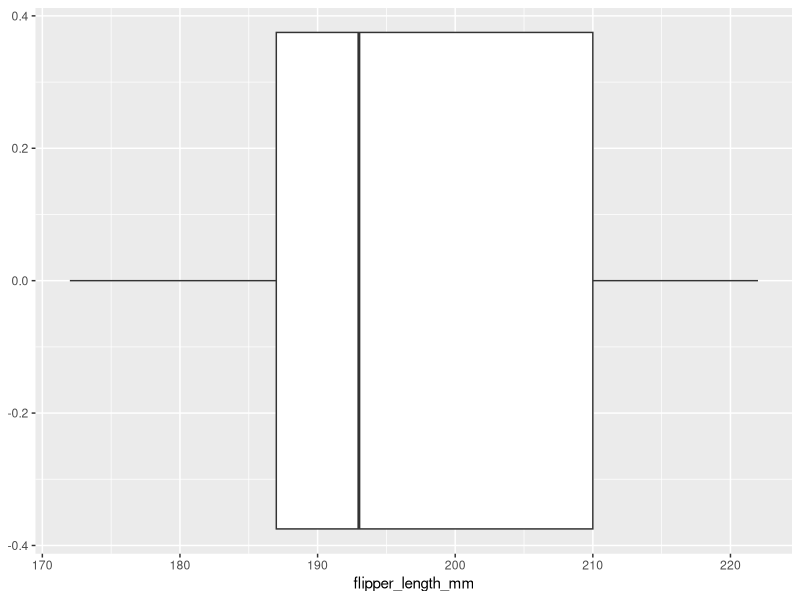
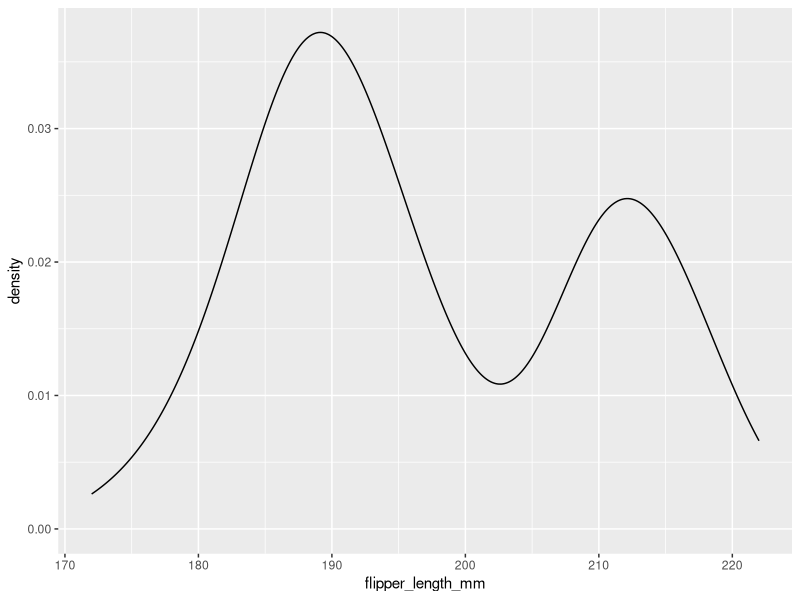
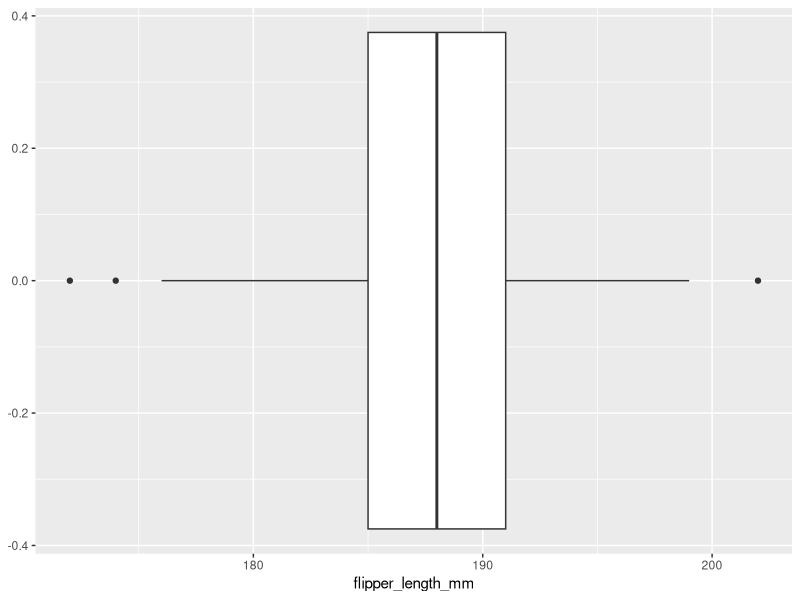
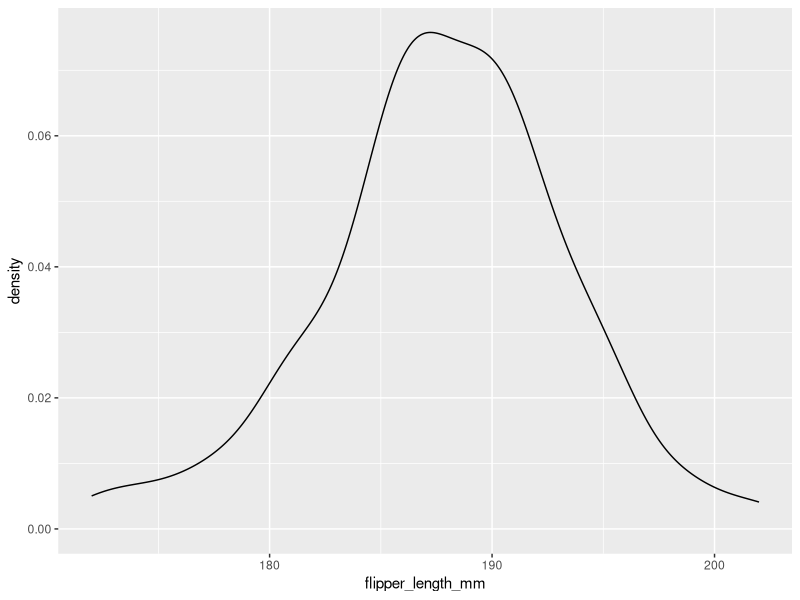
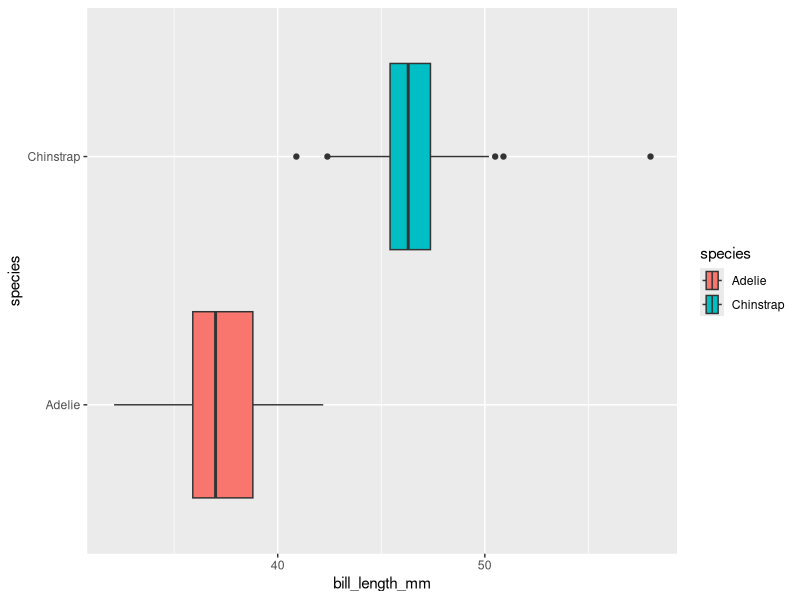
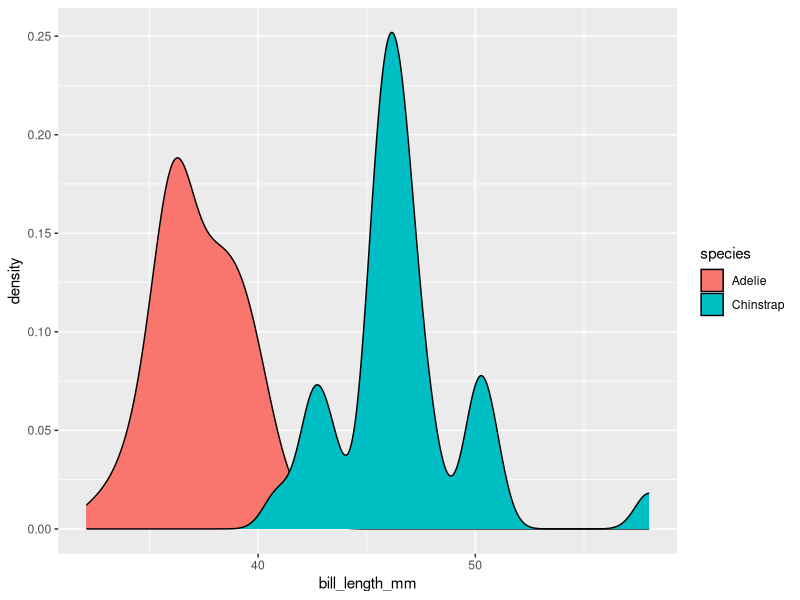
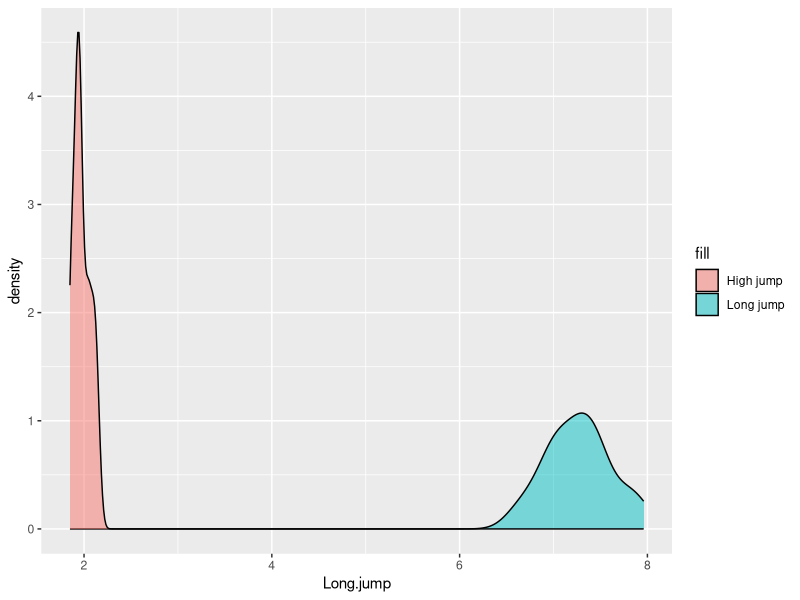
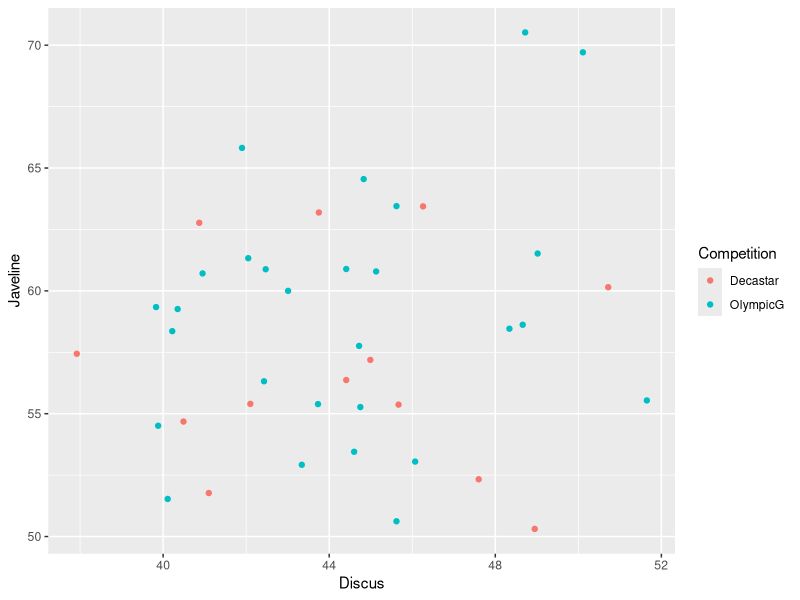

Source code (R) for these figures, in order:
## ---- chunk 1
knitr::opts_chunk$set(echo = TRUE)
library(tidyverse)
library(data.table)
## ---- chunk 2
library(palmerpenguins)
data("penguins", package = "palmerpenguins")
penguins <- drop_na(penguins)
dim(penguins)
## ---- chunk 3
table(penguins$sex)
## ---- chunk 4
head(penguins)
## ---- chunk 5
penguins.f<-penguins %>% filter(sex=="female")
#print(penguins.f)
mean(penguins.f$flipper_length_mm)
## ---- chunk 6
t.test(penguins.f$flipper_length_mm,alternative = c("two.sided"),
mu = 198,conf.level = 0.95)
## ---- chunk 7
ggplot(penguins.f,aes(flipper_length_mm))+geom_boxplot()
## ---- chunk 8
ggplot(penguins.f,aes(flipper_length_mm))+geom_density()
## ---- chunk 9

library(palmerpenguins)
data("penguins", package = "palmerpenguins")
penguins <- drop_na(penguins)
#dim(penguins)
#head(penguins)
penguins.f<-penguins %>% filter(sex=="female")
penguins.fa<-penguins.f %>% filter(species=="Adelie")
#dim(penguins.fa)
ggplot(penguins.fa,aes(flipper_length_mm))+geom_boxplot()
## ---- chunk 10
ggplot(penguins.fa,aes(flipper_length_mm))+geom_density()
## ---- chunk 11
t.test(penguins.fa$flipper_length_mm,alternative = c("two.sided"),
mu = 190,conf.level = 0.95)
## ---- chunk 12
library(palmerpenguins)
data("penguins", package = "palmerpenguins")
penguins <- drop_na(penguins)
#dim(penguins)
#head(penguins)
#print(penguins$species)
penguins.f<-penguins %>% filter(sex=="female")
#print(penguins.f)
penguins.fac<-penguins.f %>% filter(species%in%c("Adelie","Chinstrap"))
dim(penguins.fac)
## ---- chunk 13
tapply(penguins.fac$bill_length_mm,penguins.fac$species,mean)
## ---- chunk 14
ggplot(penguins.fac,aes(bill_length_mm,species,fill=species))+geom_boxplot()
## ---- chunk 15
ggplot(penguins.fac,aes(bill_length_mm,fill=species))+geom_density()
## ---- chunk 16
t.test(penguins.fac$bill_length_mm~penguins.fac$species,alternative = c("two.sided"),
mu = 0,conf.level = 0.95,var.equal=TRUE)
## ---- chunk 17
library(palmerpenguins)
data("penguins", package = "palmerpenguins")
penguins <- drop_na(penguins)
#quantile(penguins$bill_depth_mm)
#print(penguins$bill_depth_mm)
bill_depth_1<-penguins$bill_depth_mm*0
bill_depth_1[penguins$bill_depth_mm < 18]<-1
print(bill_depth_1)
## ---- chunk 18
table(bill_depth_1,penguins$sex)
## ---- chunk 19
chisq.test(bill_depth_1,penguins$sex)
## ---- chunk 20
library(palmerpenguins)
data("penguins", package = "palmerpenguins")
penguins <- drop_na(penguins)
bill_depth_1<-penguins$bill_depth_mm*0
bill_depth_1[penguins$bill_depth_mm < 18]<-1
bill_depth_1.f<-bill_depth_1[penguins$sex=="female"]
nf<-length(bill_depth_1.f)
pf<-sum(bill_depth_1.f)/nf
pf #p(female)
## ---- chunk 21
bill_depth_1.m<-bill_depth_1[penguins$sex=="male"]
nm<-length(bill_depth_1.m)
pm<-sum(bill_depth_1.m)/nm
pm #p(female)
## ---- chunk 22
pool.sd<-sqrt((pm*(1-pm)/nm)+(pf*(1-pf)/nf))
z<-(pf-pm)/pool.sd
z #z-score
## ---- chunk 23
p.val<-(1-pnorm(z,0,1))*2
diff<-pf-pm
stat<-c("Difference","Z-score","P.value")
value<-c(diff,z,p.val)
data.frame(stat,value)
## ---- chunk 24
library(palmerpenguins)
data("penguins", package = "palmerpenguins")
penguins <- drop_na(penguins)
bill_depth_1<-penguins$bill_depth_mm*0
bill_depth_1[penguins$bill_depth_mm < 18]<-1

my.test<-function(x,y)
{
  xx<-table(x,y)
  print(xx)
  x.1<-x[y=="female"]
  nf<-length(x.1)
  pf<-sum(x.1)/nf
  x.2<-x[y=="male"]
  nm<-length(x.2)
  pm<-sum(x.2)/nm#pm
  pool.sd<-sqrt((pm*(1-pm)/nm)+(pf*(1-pf)/nf))
  z<-(pf-pm)/pool.sd
  p.val<-(1-pnorm(z,0,1))*2
  diff<-pf-pm
  pall<-(sum(x.1)+sum(x.2))/(nf+nm)
  stat<-c("P(Overall)","P(Group1)","P(Group2)","Difference","Z-score","P.value")
  value<-c(pall,pf,pm,diff,z,p.val)
  print(data.frame(stat,value))
}

my.test(bill_depth_1,penguins$sex)
## ---- chunk 25
library(FactoMineR)
data(decathlon)
names(decathlon)
## ---- chunk 26
# 1
decathlon.olympic<-decathlon[decathlon$Competition=="OlympicG",]
dim(decathlon.olympic)
## ---- chunk 27
# 2
cor(decathlon.olympic$Long.jump,decathlon.olympic$High.jump)
## ---- chunk 28
# 3
decathlon.olympic.dt <- as.data.table(decathlon.olympic, keep.rownames = TRUE) %>%
  select(-Competition, -Rank, -Points)
table.stats <- decathlon.olympic.dt %>%
  melt(id.vars = c("rn"), variable.name = "Event", value.name = "Time") %>% 
  group_by(Event) %>%
  summarise(Median = median(Time), Min = min(Time), Max = max(Time))
table.stats
## ---- chunk 29
# 4
library(ggplot2)
ggplot(decathlon.olympic) + 
  geom_density(aes(x = Long.jump, fill = "Long jump"), alpha = 0.5) +
  geom_density(aes(x = High.jump, fill = "High jump"), alpha = 0.5)
## ---- chunk 30
# 5
t.test(decathlon.olympic$Long.jump, mu = 7, alternative = "two.sided", conf.level = 0.95)
## ---- chunk 31
# 1
ggplot(decathlon) + 
  geom_point(aes(x = Discus, y = Javeline, color = Competition))
## ---- chunk 32
# 2
ggplot(decathlon) + 
  geom_point(aes(x = Discus, y = Javeline, color = Competition)) +
  geom_smooth(aes(x = Discus, y = Javeline, color = Competition), method = "lm")
## ---- chunk 33
# 3
ggplot(decathlon) + 
  geom_point(aes(x = Discus, y = Javeline, color = Competition)) +
  facet_wrap(~Competition)
## ---- chunk 34
# 4
decathlon.dt <- as.data.table(decathlon, keep.rownames = TRUE) %>%
  select(-Competition, -Rank, -Points)
table.stats <- decathlon.dt %>%
  melt(id.vars = c("rn"), variable.name = "Event", value.name = "Time") %>% 
  group_by(Event) %>%
  summarise(Mean = mean(Time), SD = sd(Time))
table.stats
ggplot(decathlon) + 
  geom_jitter(aes(x = Discus, y = Competition, color = Competition), alpha = 0.5) +
  geom_boxplot(aes(x = Discus, y = Competition, color = Competition), alpha = 0.5)
## ---- chunk 35
# 5
Corr <- decathlon %>%
  group_by(Competition) %>%
  summarise(Correlation = cor(Long.jump, High.jump))
Corr
